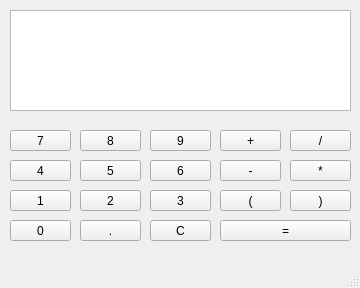
<?xml version="1.0" encoding="UTF-8"?>
<ui version="4.0">
 <class>Calculadora</class>
 <widget class="QMainWindow" name="Calculadora">
  <property name="geometry">
   <rect>
    <x>0</x>
    <y>0</y>
    <width>360</width>
    <height>288</height>
   </rect>
  </property>
  <property name="windowTitle">
   <string>Calculadora</string>
  </property>
  <widget class="QWidget" name="centralwidget">
   <widget class="QPushButton" name="btn1">
    <property name="geometry">
     <rect>
      <x>10</x>
      <y>190</y>
      <width>61</width>
      <height>21</height>
     </rect>
    </property>
    <property name="text">
     <string>1</string>
    </property>
   </widget>
   <widget class="QPushButton" name="btn2">
    <property name="geometry">
     <rect>
      <x>80</x>
      <y>190</y>
      <width>61</width>
      <height>21</height>
     </rect>
    </property>
    <property name="text">
     <string>2</string>
    </property>
   </widget>
   <widget class="QPushButton" name="btn3">
    <property name="geometry">
     <rect>
      <x>150</x>
      <y>190</y>
      <width>61</width>
      <height>21</height>
     </rect>
    </property>
    <property name="text">
     <string>3</string>
    </property>
   </widget>
   <widget class="QPushButton" name="btn4">
    <property name="geometry">
     <rect>
      <x>10</x>
      <y>160</y>
      <width>61</width>
      <height>21</height>
     </rect>
    </property>
    <property name="text">
     <string>4</string>
    </property>
   </widget>
   <widget class="QPushButton" name="btn5">
    <property name="geometry">
     <rect>
      <x>80</x>
      <y>160</y>
      <width>61</width>
      <height>21</height>
     </rect>
    </property>
    <property name="text">
     <string>5</string>
    </property>
   </widget>
   <widget class="QPushButton" name="btn6">
    <property name="geometry">
     <rect>
      <x>150</x>
      <y>160</y>
      <width>61</width>
      <height>21</height>
     </rect>
    </property>
    <property name="text">
     <string>6</string>
    </property>
   </widget>
   <widget class="QPushButton" name="btn7">
    <property name="geometry">
     <rect>
      <x>10</x>
      <y>130</y>
      <width>61</width>
      <height>21</height>
     </rect>
    </property>
    <property name="text">
     <string>7</string>
    </property>
   </widget>
   <widget class="QPushButton" name="btn8">
    <property name="geometry">
     <rect>
      <x>80</x>
      <y>130</y>
      <width>61</width>
      <height>21</height>
     </rect>
    </property>
    <property name="text">
     <string>8</string>
    </property>
   </widget>
   <widget class="QPushButton" name="btn9">
    <property name="geometry">
     <rect>
      <x>150</x>
      <y>130</y>
      <width>61</width>
      <height>21</height>
     </rect>
    </property>
    <property name="text">
     <string>9</string>
    </property>
   </widget>
   <widget class="QPushButton" name="btnsuma">
    <property name="geometry">
     <rect>
      <x>220</x>
      <y>130</y>
      <width>61</width>
      <height>21</height>
     </rect>
    </property>
    <property name="text">
     <string>+</string>
    </property>
   </widget>
   <widget class="QPushButton" name="btnpari">
    <property name="geometry">
     <rect>
      <x>220</x>
      <y>190</y>
      <width>61</width>
      <height>21</height>
     </rect>
    </property>
    <property name="text">
     <string>(</string>
    </property>
   </widget>
   <widget class="QPushButton" name="btnresta">
    <property name="geometry">
     <rect>
      <x>220</x>
      <y>160</y>
      <width>61</width>
      <height>21</height>
     </rect>
    </property>
    <property name="text">
     <string>-</string>
    </property>
   </widget>
   <widget class="QPushButton" name="btnpard">
    <property name="geometry">
     <rect>
      <x>290</x>
      <y>190</y>
      <width>61</width>
      <height>21</height>
     </rect>
    </property>
    <property name="text">
     <string>)</string>
    </property>
   </widget>
   <widget class="QPushButton" name="btnproducto">
    <property name="geometry">
     <rect>
      <x>290</x>
      <y>160</y>
      <width>61</width>
      <height>21</height>
     </rect>
    </property>
    <property name="text">
     <string>*</string>
    </property>
   </widget>
   <widget class="QPushButton" name="btnigual">
    <property name="geometry">
     <rect>
      <x>220</x>
      <y>220</y>
      <width>131</width>
      <height>21</height>
     </rect>
    </property>
    <property name="text">
     <string>=</string>
    </property>
   </widget>
   <widget class="QPushButton" name="btndivide">
    <property name="geometry">
     <rect>
      <x>290</x>
      <y>130</y>
      <width>61</width>
      <height>21</height>
     </rect>
    </property>
    <property name="text">
     <string>/</string>
    </property>
   </widget>
   <widget class="QPushButton" name="btnce">
    <property name="geometry">
     <rect>
      <x>150</x>
      <y>220</y>
      <width>61</width>
      <height>21</height>
     </rect>
    </property>
    <property name="text">
     <string>C</string>
    </property>
   </widget>
   <widget class="QPushButton" name="btn0">
    <property name="geometry">
     <rect>
      <x>10</x>
      <y>220</y>
      <width>61</width>
      <height>21</height>
     </rect>
    </property>
    <property name="text">
     <string>0</string>
    </property>
   </widget>
   <widget class="QPushButton" name="btncoma">
    <property name="geometry">
     <rect>
      <x>80</x>
      <y>220</y>
      <width>61</width>
      <height>21</height>
     </rect>
    </property>
    <property name="text">
     <string>.</string>
    </property>
   </widget>
   <widget class="QTextEdit" name="pantalla">
    <property name="geometry">
     <rect>
      <x>10</x>
      <y>10</y>
      <width>341</width>
      <height>101</height>
     </rect>
    </property>
   </widget>
  </widget>
  <widget class="QMenuBar" name="menubar">
   <property name="geometry">
    <rect>
     <x>0</x>
     <y>0</y>
     <width>360</width>
     <height>22</height>
    </rect>
   </property>
  </widget>
  <widget class="QStatusBar" name="statusbar"/>
 </widget>
 <resources/>
 <connections/>
</ui>
